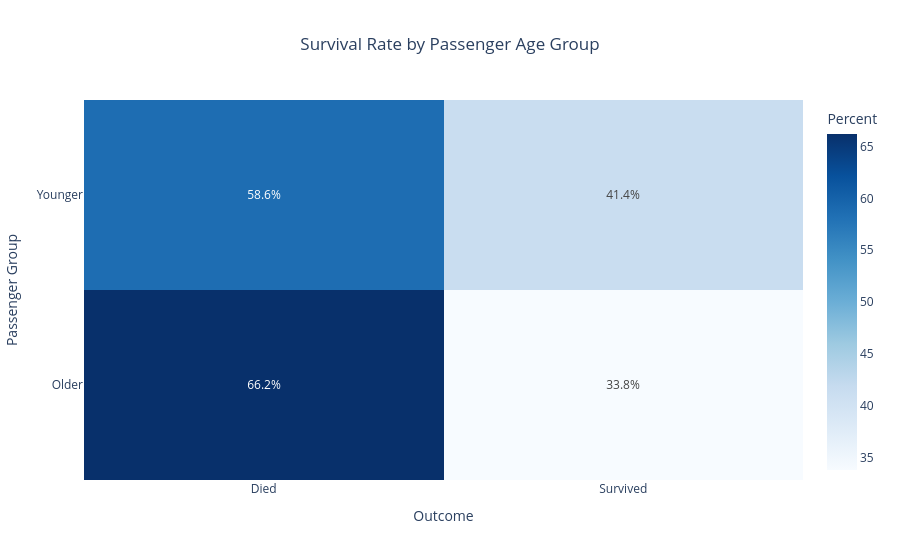

The cell this chart's notebook holds for it:
### Markdown cell above
## Bonus Question

Add a new column, `older_passenger`, to the Titanic dataset that indicates whether each passenger’s age is above the median age for *their* passenger class. So, suppose row $x$ is in passenger class 2. Then, a value of `True` at row $x$ would indicate that passenger older than 50% of class 2 passengers, and `False` would indicate that they younger.

- You should use pandas functions to accomplish this.
- The new column should contain Boolean values (True if the age is above the median, False if less than or equal to).
- Return the updated table in the function `determine_age_division()`

Once you’ve created this column, consider how this age division relates to your analysis above. Try to visualize this analysis in Plotly using the function name `visualize_age_division()`.

### Code cell
df = pd.read_csv('https://raw.githubusercontent.com/leontoddjohnson/datasets/main/data/titanic.csv')

df['older_passenger'] = df['Age'] > df.groupby('Pclass')['Age'].transform('median')

df = df[['older_passenger', 'Survived']]

prob_matrix = pd.crosstab(
    index=df['older_passenger'],
    columns=df['Survived'],
    normalize='index'
) * 100

prob_matrix = prob_matrix.round(1)

prob_matrix = prob_matrix.rename(
    index={False: 'Younger', True: 'Older'},
    columns={0: 'Died', 1: 'Survived'}
)

fig = px.imshow(
    prob_matrix,
    text_auto='.1f',
    color_continuous_scale='Blues',
    aspect='auto',
    labels={
        'x': 'Outcome',
        'y': 'Passenger Group',
        'color': 'Percent'
    },
    title='Survival Rate by Passenger Age Group'
)

fig.update_traces(
    texttemplate='%{z:.1f}%',
    hovertemplate='Passenger Group: %{y}<br>Outcome: %{x}<br>Percent: %{z:.1f}%<extra></extra>'
)

fig.update_layout(
    xaxis_title='Outcome',
    yaxis_title='Passenger Group',
    coloraxis_colorbar_title='Percent',
    title_x=0.5
)

fig.show()

### Figure 1 — Plotly figure (JSON) as saved in the notebook; plotly's stock layout.template omitted (floating-point values rounded to 4 significant figures)
{"data": [{"coloraxis": "coloraxis", "hovertemplate": "Passenger Group: %{y}<br>Outcome: %{x}<br>Percent: %{z:.1f}%<extra></extra>", "name": "0", "texttemplate": "%{z:.1f}%", "type": "heatmap", "x": ["Died", "Survived"], "xaxis": "x", "y": ["Younger", "Older"], "yaxis": "y", "z": [[58.6, 41.4], [66.2, 33.8]]}], "layout": {"coloraxis": {"colorbar": {"title": {"text": "Percent"}}, "colorscale": [[0, "rgb(247,251,255)"], [0.125, "rgb(222,235,247)"], [0.25, "rgb(198,219,239)"], [0.375, "rgb(158,202,225)"], [0.5, "rgb(107,174,214)"], [0.625, "rgb(66,146,198)"], [0.75, "rgb(33,113,181)"], [0.875, "rgb(8,81,156)"], [1, "rgb(8,48,107)"]]}, "title": {"text": "Survival Rate by Passenger Age Group", "x": 0.5}, "xaxis": {"anchor": "y", "domain": [0, 1], "title": {"text": "Outcome"}}, "yaxis": {"anchor": "x", "autorange": "reversed", "domain": [0, 1], "title": {"text": "Passenger Group"}}}}
